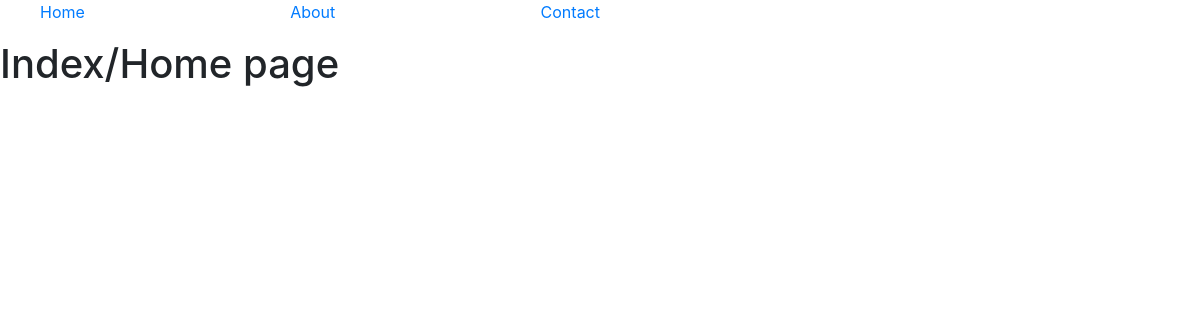
/, run on an earlier commit of the app's database.
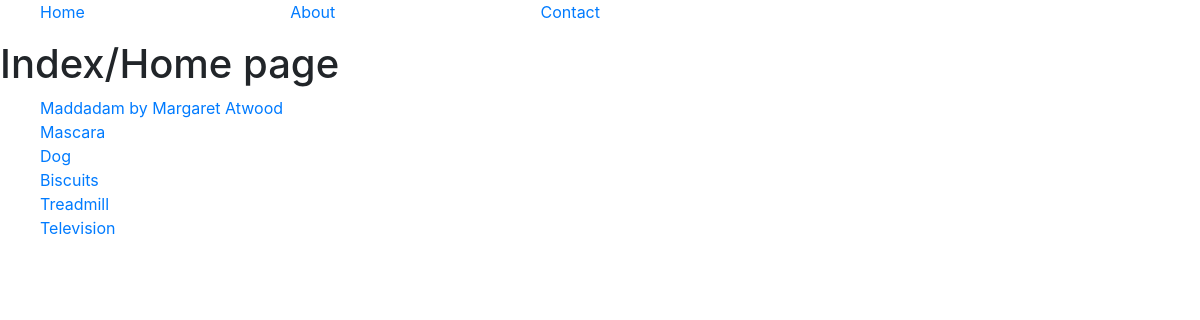
And on a later commit of the database.
### for_sale_app/models.py (models this page shows)
class Product(models.Model):
    PRODUCT_CATEGORIES = [
        ('HB', 'Health and beauty'),
        ('OTHER', 'Other'),
        ('ELEC', 'Electronics'),
        ('HOME', 'Home'),
        ('SPORT', 'Sports and exercise'),
        ('ENTER', 'Entertainment'),
        ('FOOD', 'Food'),
        ('BOOK', 'Books'),
    ]
    category = models.CharField(max_length=5, choices=PRODUCT_CATEGORIES, default='OTHER')
    user = models.ForeignKey(User, on_delete=models.CASCADE, blank=True)
    price = models.DecimalField(default=0.00, decimal_places=2, max_digits=10)
    picture = models.ImageField(default='images/default.jpg', null=True, upload_to='images/', blank=True, )
    title = models.CharField(max_length=120)
    description = models.TextField(blank=True)
    def __str__(self):
        return self.title
    def get_absolute_url(self):
        return reverse("for_sale_app:product-detail", kwargs={"my_id": self.id})

### for_sale_app/views.py (the view)
# urls.py: path('', views.index, name='index'),
def index(request):
    queryset = Product.objects.all()
    context = {
        'product_list': queryset
    }
    return render(request, 'for_sale_app/index.html', context)

### templates/for_sale_app/index.html
{% extends 'for_sale_app/base.html' %}
{% load static %}
{% block content %}
    <h1>Index/Home page</h1>
    <ul>
    {% for product in product_list %}
        <li><a href="{{ product.get_absolute_url }}">{{ product }}</a></li>
    {% endfor %}
    </ul>
{% endblock %}

### templates/for_sale_app/base.html (shortened to what this page needs)
<!doctype html>
<html>
{% load static %}
<head>
    <link rel="stylesheet" href="https://maxcdn.bootstrapcdn.com/bootstrap/4.0.0/css/bootstrap.min.css">
    <link rel="stylesheet" type="text/css" href="{% static 'for_sale_app/style.css' %}">
</head>
<body>
<nav>
    <ul class="w-50 d-flex justify-content-between">
        <li><a href={% url 'for_sale_app:index' %}>Home</a></li>
        <li><a href="#">About</a></li>
        <li><a href="#">Contact</a></li>
    </ul>
</nav>
{% block content %}
{% endblock %}
</body>
</html>

### for_sale_app/static/for_sale_app/style.css (style rules this page uses)
ul, li { list-style: none; }

What changed in the data, as far as the page shows it:
added Product: title "Maddadam by Margaret Atwood"
added Product: title "Mascara"
added Product: title "Dog"
added Product: title "Biscuits"
added Product: title "Treadmill"
added Product: title "Television"
